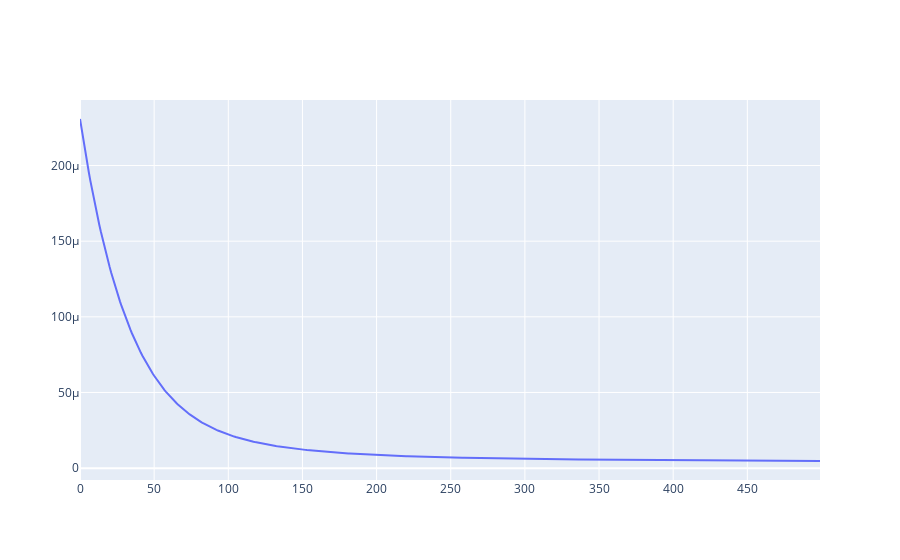

Notebook code cell kept with this figure:
### Code cell
fig= [go.Scatter(
    x= list(range(len(diff_tally))),
    y= diff_tally
)]


layout= go.Layout()


fig = go.Figure(data=fig, layout= layout)
iplot(fig)

### Figure 1 — Plotly figure (JSON) as saved in the notebook; plotly's stock layout.template omitted (floating-point values rounded to 4 significant figures; data arrays with more than 128 entries replaced by an {"elided": "..."} marker saying what was removed)
{"data": [{"type": "scatter", "x": {"elided": "500 int values"}, "y": {"elided": "500 float values"}}], "layout": {}}
